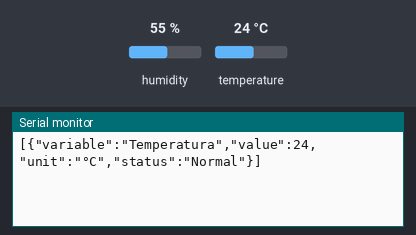
This sketch was run on a simulated ESP32. Parts: the last lines printed to the serial monitor. The inputs (shaded band) are chosen by the test bench; at power-on: temperature 24 °C, humidity 55 %. No MQTT or app messages arrive unless stated.

Above: at 1.2 s.
1.3 s: temperature set to 12 °C
At 2.5 s:
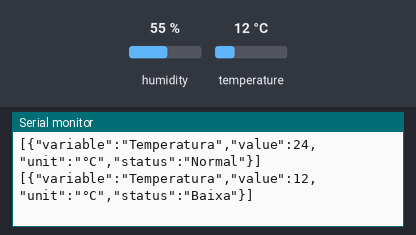
2.8 s: temperature set to 28 °C
At 3.8 s:
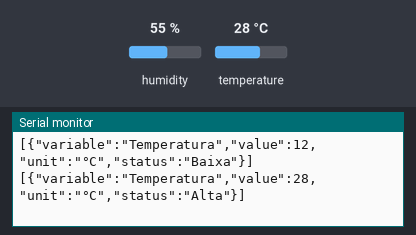

Measured:
- after the input at 1.3 s, the serial monitor: prints a new line at once (image 1)
- after the input at 2.8 s, the serial monitor: prints a new line at once (image 2)

The sketch:

sketch.ino
```cpp
#include <PubSubClient.h>
#include <EspMQTTClient.h>
#include <ArduinoJson.h>
#include <DHTesp.h>

#define DHT_PIN 15

float controle_temp;

DHTesp dhtSensor;
DynamicJsonDocument dados(1024);

EspMQTTClient client(
  "Wokwi-GUEST",
  "",
  "mqtt.tago.io",
  "Default",
  "cc545dc0-340f-4b79-a01f-03cd9165b019",
  "Esp8266"
);

void mensagemRecebida(const String &topico) {}

void onConnectionEstablished() {
  client.subscribe("topic", mensagemRecebida);
}

void setup() {
  Serial.begin(115200);
  dhtSensor.setup(DHT_PIN, DHTesp::DHT22);
}

void loop() {
  client.loop();

  TempAndHumidity data = dhtSensor.getTempAndHumidity();
  float temp = data.temperature;

  String status;

  if (temp < 20) {
    status = "Baixa";
  } else if (temp >= 20 && temp <= 26) {
    status = "Normal";
  } else {
    status = "Alta";
  }

  dados[0]["variable"] = "Temperatura";
  dados[0]["value"] = temp;
  dados[0]["unit"] = "°C";
  dados[0]["status"] = status;

  String dadosJson;
  serializeJson(dados, dadosJson);

  if (controle_temp != temp) {
    Serial.println(dadosJson);
    client.publish("temperaturaAlterada", dadosJson);
    controle_temp = temp;
  }

}
```
